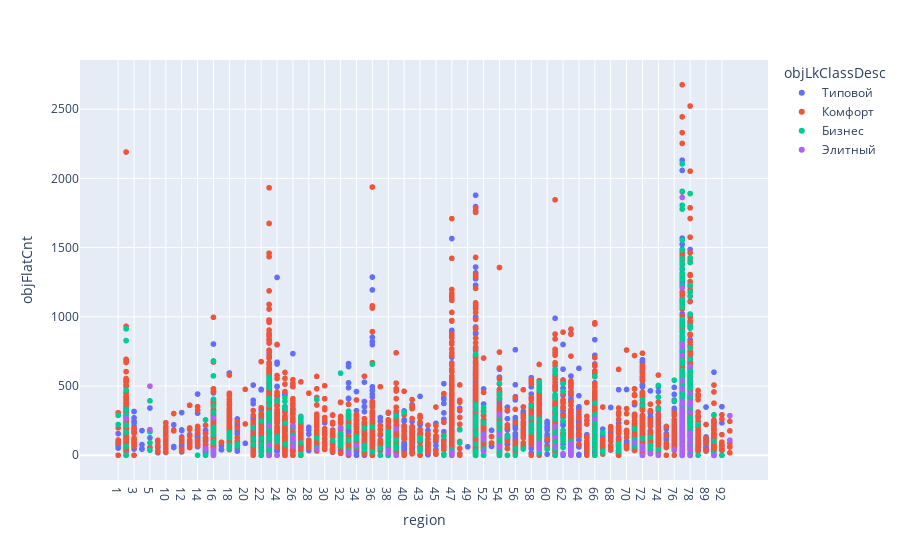

Write notebook code for a chart like this one.
### Markdown cell above
Вывод: самые большие по площади объекты строятся в Москве, МО и Питере. Выделяется еще ряд регионов, например 23, 36, 47. Магаданская область имеет наеменьшую площадь самого крупного объекта (немногим более 3к квадратов)

### Code cell
# Диаграмма рассеивания количества квартир в строящихся объектах по регионам
Scatterplot_reg('objFlatCnt')

### Figure 1 — Plotly figure (JSON) as saved in the notebook; plotly's stock layout.template omitted (floating-point values rounded to 4 significant figures; data arrays with more than 128 entries replaced by an {"elided": "..."} marker saying what was removed)
{"data": [{"hovertemplate": "objLkClassDesc=Типовой<br>region=%{x}<br>objFlatCnt=%{y}<extra></extra>", "legendgroup": "Типовой", "marker": {"color": "#636efa", "symbol": "circle"}, "mode": "markers", "name": "Типовой", "showlegend": true, "type": "scattergl", "x": {"elided": "2768 str values"}, "xaxis": "x", "y": {"elided": "2768 int values"}, "yaxis": "y"}, {"hovertemplate": "objLkClassDesc=Комфорт<br>region=%{x}<br>objFlatCnt=%{y}<extra></extra>", "legendgroup": "Комфорт", "marker": {"color": "#EF553B", "symbol": "circle"}, "mode": "markers", "name": "Комфорт", "showlegend": true, "type": "scattergl", "x": {"elided": "4001 str values"}, "xaxis": "x", "y": {"elided": "4001 int values"}, "yaxis": "y"}, {"hovertemplate": "objLkClassDesc=Бизнес<br>region=%{x}<br>objFlatCnt=%{y}<extra></extra>", "legendgroup": "Бизнес", "marker": {"color": "#00cc96", "symbol": "circle"}, "mode": "markers", "name": "Бизнес", "showlegend": true, "type": "scattergl", "x": {"elided": "761 str values"}, "xaxis": "x", "y": {"elided": "761 int values"}, "yaxis": "y"}, {"hovertemplate": "objLkClassDesc=Элитный<br>region=%{x}<br>objFlatCnt=%{y}<extra></extra>", "legendgroup": "Элитный", "marker": {"color": "#ab63fa", "symbol": "circle"}, "mode": "markers", "name": "Элитный", "showlegend": true, "type": "scattergl", "x": {"elided": "199 str values"}, "xaxis": "x", "y": {"elided": "199 int values"}, "yaxis": "y"}], "layout": {"legend": {"title": {"text": "objLkClassDesc"}, "tracegroupgap": 0}, "margin": {"t": 60}, "xaxis": {"anchor": "y", "domain": [0, 1], "title": {"text": "region"}}, "yaxis": {"anchor": "x", "domain": [0, 1], "title": {"text": "objFlatCnt"}}}}
